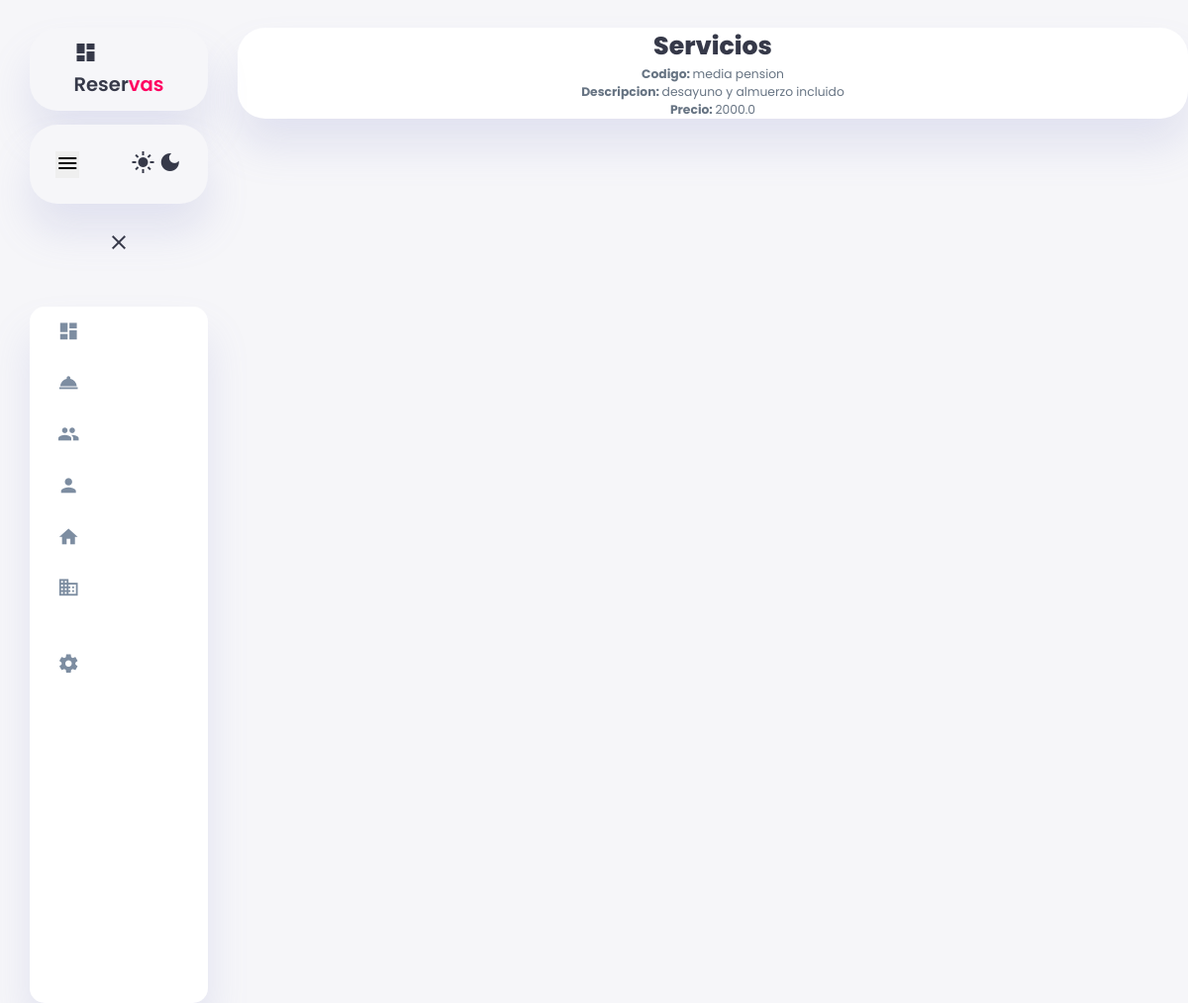
/reservas/servicios/2/, run on the app's committed database.
### reservas/models.py (models this page shows, shortened)
class Servicio(models.Model):
    codigo = models.CharField(default="nada", max_length=20)
    descripcion = models.CharField(default="nada", max_length=150)
    precio = models.FloatField(default=0, max_length=20)

### reservas/views.py (the view)
# urls.py: path('servicios/<int:servicio_id>/', views.detalle_servicio, name='detalle_servicio'),
def detalle_servicio(request, servicio_id):
    servicio = Servicio.objects.get(id=servicio_id)
    context = {
        'servicio': servicio
    }
    return render(request, 'detalle_servicio.html', context)

### reservas/templates/detalle_servicio.html
{% include 'navbar.html' %}
{% block content %}
<div class="detalle">
    <h1>Servicios</h1>
    <p><strong>Codigo: </strong>{{ servicio.codigo }}</p>
    <p><strong>Descripcion: </strong>{{ servicio.descripcion }}</p>
    <p><strong>Precio: </strong>{{ servicio.precio }}</p>
</div>
{% endblock %}

### reservas/static/css/styles3.css (style rules this page uses)
:root { --color-primary: #6C9BCF; --color-danger: #FF0060; --color-success: #1B9C85; --color-warning: #F7D060; --color-white: #fff; --color-info-dark: #7d8da1; --color-dark: #363949; --color-light: rgba(132, 139, 200, 0.18); --color-dark-variant: #677483; --color-background: #f6f6f9; --card-border-radius: 2rem; --border-radius-1: 0.4rem; --border-radius-2: 1.2rem; --card-padding: 1.8rem; --padding-1: 1.2rem; --box-shadow: 0 2rem 3rem var(--color-light); }
* { margin: 0; padding: 0; outline: 0; appearance: 0; border: 0; text-decoration: none; box-sizing: border-box; }
html { font-size: 14px; }
body { width: 100vw; height: 100vh; font-family: 'Poppins', sans-serif; font-size: 0.88rem; user-select: none; overflow-x: hidden; color: var(--color-dark); background-color: var(--color-background); }
h1 { font-weight: 800; font-size: 1.8rem; }
p { color: var(--color-dark-variant); }

### reservas/static/css/tables.css (style rules this page uses)
.detalle { display: flex; flex-direction: column; box-shadow: var(--box-shadow); border-radius: var(--card-border-radius); background-color: var(--color-white); margin-top: 2rem; }
.detalle p,h1,h2 { margin: auto; }

### data on the page
Servicio: codigo "media pension", descripcion "desayuno y almuerzo incluido", precio "2000.0"
